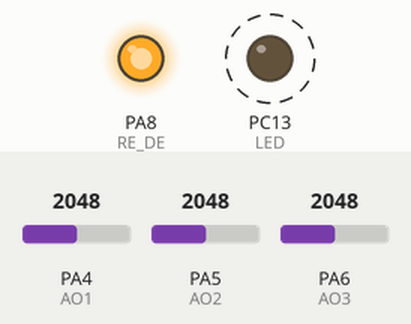
This sketch was run on a simulated STM32 Blue Pill. On the bench: output pins drawn as LEDs (lit = HIGH). Dashed ring = blinking. Inputs (shaded band) come from the test bench; at power-on: PA4 (AO1) = 2048, PA5 (AO2) = 2048, PA6 (AO3) = 2048.

Above: at 0.2 s.
Timing chart, 0 to 3.0 s (numbered marks = the images above):
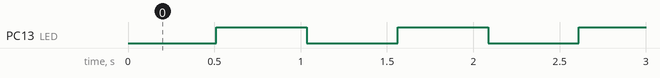

The sketch:

Radio_Transmissor_STM.ino
```cpp
#include "head.h"

long tempo_troca;
int estado_led = 0;
float incremento_corrente = 4.0;

String Pacote = "";

void setup() {

  Serial1.begin(9600, SERIAL_8N1);
  Serial3.begin(9600, SERIAL_8N1);
  Serial1.println("iniciando....");

  pinMode(DO1, INPUT);
  pinMode(DO2, INPUT);
  pinMode(DO3, INPUT);
  pinMode(DO4, INPUT);

  pinMode(AO1, INPUT);
  pinMode(AO2, INPUT);
  pinMode(AO3, INPUT);

  pinMode(RE_DE, OUTPUT);

  pinMode(LED, OUTPUT);
}

void loop() {

  digitalWrite(RE_DE, HIGH);  // High para enviar

  // di1 = analogRead(DO1);
  //di2 = analogRead(DO2);
  // di3 = analogRead(DO3);
  // di4 = analogRead(DO4);

  // DI1 = lerDigitais(di1);
  // DI2 = lerDigitais(di2);
  // DI3 = lerDigitais(di3);
  // DI4 = lerDigitais(di4);

  if (millis() - tempo_troca > 500) {

    tempo_troca = millis();

    estado_led = !estado_led;

    incremento_corrente = incremento_corrente + 4.0;
  }

  if (incremento_corrente >= 20.0) {

    incremento_corrente = 4.0;
  }

  DI1 = !estado_led;
  DI2 = estado_led;
  DI3 = !estado_led;
  DI4 = estado_led;

  // AI1 = incremento_corrente;
  // AI2 = incremento_corrente;
  // AI3 = incremento_corrente;

  ai1 = analogRead(AO1);
  ai2 = analogRead(AO2);
  ai3 = analogRead(AO3);

  AI1 = lerCorrenteCalibrada(ai1, 156.67, 0.9818, -0.0165);
  AI2 = lerCorrenteCalibrada(ai2, 156.67, 0.9824, -0.1278);
  AI3 = lerCorrenteCalibrada(ai3, 156.67, 0.9814, -0.0079);

  digitalWrite(LED, estado_led);

  Pacote = String(DI1) + ";" + String(DI2) + ";" + String(DI3) + ";" + String(DI4) + ";" + String(AI1, 3) + ";" + String(AI2, 3) + ";" + String(AI3, 3) + ";" + "0.0" + ";@";

  Serial3.println(Pacote);
  Serial1.println(Pacote);
}
```

head.h
```cpp
#define DO1 PA3
#define DO2 PA2
#define DO3 PA1
#define DO4 PA0

#define AO1 PA4
#define AO2 PA5
#define AO3 PA6

#define LED PC13

#define RE_DE PA8

int di1 = 0;
int di2 = 0;
int di3 = 0;
int di4 = 0;


int DI1 = 0;
int DI2 = 0;
int DI3 = 0;
int DI4 = 0;

float ai1 = 0.0;
float ai2 = 0.0;
float ai3 = 0.0;

float AI1 = 0.0;
float AI2 = 0.0;
float AI3 = 0.0;
```

leituras.ino
```cpp
int lerDigitais(int entrada) {
  int saida;

  if (entrada >= 2000) {

    saida = 1;

  }

  else {
    saida = 0;
  }

  return saida;
}

float lerCorrente(float entrada, float r_shunt) {

  float saida;

  saida = 3.3 / 4095.0 * entrada;  //adc para tensao

  saida = (saida / r_shunt) * 1000.0;  //x 1000 para converter em mA.

  return saida;
}

float lerCorrenteCalibrada(float entrada_adc, float r_shunt, float ganho, float offset) {
  float tensao = 3.3 / 4095.0 * entrada_adc;
  float corrente_mA = (tensao / r_shunt) * 1000.0;
  return ganho * corrente_mA + offset;
}
```

Measured:
- by itself, PC13 (LED): alternates HIGH for 0.52 s and LOW for 0.52 s
